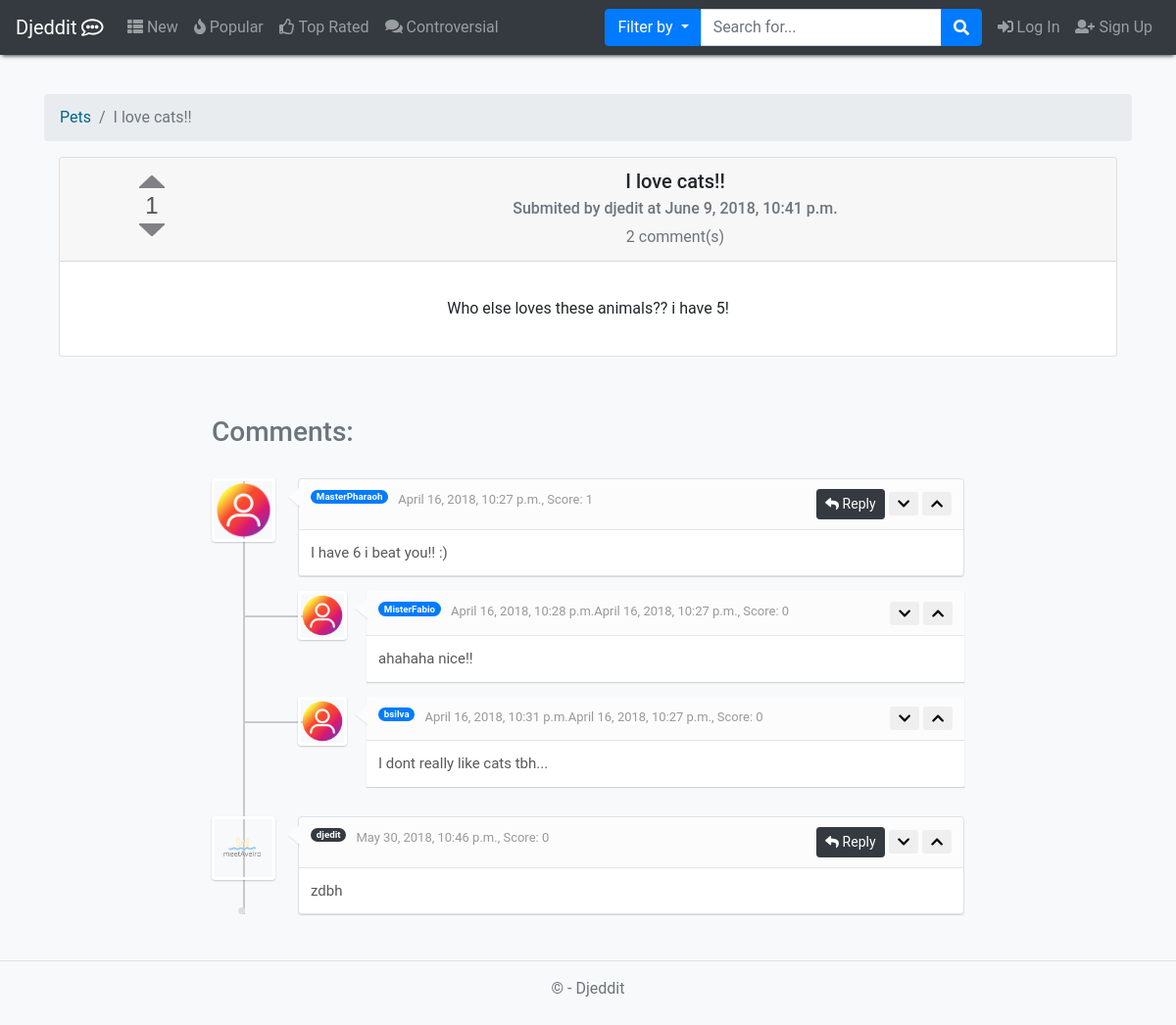
/topic/Pets/post/3/, run on the app's committed database.
### app/models.py (models this page shows, shortened)
class Post(models.Model):
    topic = models.ForeignKey(Topic, on_delete=models.CASCADE)
    title = models.CharField(max_length=120, blank=False)  # campo obrigatório
    content = models.CharField(max_length=100000, blank=False)
    clicks = models.IntegerField(blank=False, default=0)
    userUpVotesPost = models.ManyToManyField(Profile, related_name='post_user_up', blank=True)
    userDownVotesPost = models.ManyToManyField(Profile, related_name='post_user_down', blank=True)
    userSaved = models.ManyToManyField(Profile, blank=True, related_name='user_post_saved')
    userHidden = models.ManyToManyField(Profile, blank=True, related_name='user_post_hidden')
    date = models.DateTimeField(auto_now=True)
    userOP = models.ForeignKey(User, on_delete=models.CASCADE)
    nComments = models.IntegerField(default=0, validators=[MinValueValidator(0)])

class Comment(models.Model):
    user = models.ForeignKey(User, on_delete=models.CASCADE)
    post = models.ForeignKey(Post, on_delete=models.CASCADE)
    date = models.DateTimeField(auto_now=True)
    userUpVotesComments = models.ManyToManyField(Profile, related_name='comment_user_up',
                                                 blank=True)
    userDownVotesComments = models.ManyToManyField(Profile, related_name='comment_user_down',
                                                   blank=True)
    text = models.CharField(max_length=10000, blank=False)
    reply = models.ForeignKey("self", null=True, blank=True, related_name='replies',
                              on_delete=models.CASCADE)
    nReplies = models.IntegerField(default=0)

class Profile(models.Model):
    GENDER_CHOICES = (
        ('M', 'Male'),
        ('F', 'Female'),
        ('N', 'None')
    )
    user = models.OneToOneField(User, on_delete=models.CASCADE)
    user_details = models.CharField(max_length=200, blank=True)
    birth_date = models.DateField(null=True, blank=True)
    registration_date = models.DateField(null=False, default=datetime.now)
    user_picture = models.ImageField(upload_to='user_data/pictures/',
                                     default='user_data/pictures/pic.png',
                                     blank=True)
    gender = models.CharField(max_length=1, choices=GENDER_CHOICES, default='N')
    subscriptions = models.ManyToManyField(Topic, blank=True)
    PRIVACY_CHOICES = (
        ('N', 'No One'),
        ('F', 'Friends'),
        ('E', 'Everybody')
    )
    profile_info_permission = models.CharField(max_length=1, choices=PRIVACY_CHOICES, default='F')
    profile_friends_permission = models.CharField(max_length=1, choices=PRIVACY_CHOICES, default='F')
    profile_topics_permission = models.CharField(max_length=1, choices=PRIVACY_CHOICES, default='F')
    profile_posts_permission = models.CharField(max_length=1, choices=PRIVACY_CHOICES, default='F')
    profile_comments_permission = models.CharField(max_length=1, choices=PRIVACY_CHOICES, default='F')

### app/views.py (the view)
# urls.py: path('topic/<str:topicName>/post/<int:postID>/', views.postPage, name="post"),
def postPage(request, topicName, postID):
    post = Post.objects.get(id=postID)
    post.clicks += 1
    post.save()
    if request.method == 'POST':
        form = CommentOnPost(request.POST)
        if form.is_valid():
            try:
                comment_id = int(request.POST.get('comment_id'))
            except:
                comment_id = None  # not a reply
            text = form.cleaned_data["comment"]
            if not comment_id == None:
                c = Comment(user=request.user, post=post, date=datetime.now(),
                            text=text, reply=Comment.objects.get(id=comment_id))
            else:
                c = Comment(user=request.user, post=post, date=datetime.now(),
                            text=text, reply=None)
                post.nComments += 1
                post.save()
            c.save()
            form = CommentOnPost()  # clear fields
            text = ""
            return render(request, 'post.html', {"post": post,
                                                 "comments": Comment.objects.filter(post__id=postID),
                                                 "topicName": topicName, 'form': form})
    else:
        form = CommentOnPost()
    if post is None:
        return custom_redirect('search', q=post)
    else:
        comments = Comment.objects.filter(post__id=postID)
        tparams = {
            "post": post,
            "topicName": topicName,
            "comments": comments,
            'form': form
        }
    return render(request, "post.html", tparams)

### templates/post.html (shortened to what this page needs)
{% extends 'layout.html' %}
{% block styles %}
    <link rel="stylesheet" type="text/css" href="/static/content/comments.css">
    <link rel="stylesheet" type="text/css" href="/static/content/jquery.upvote.css">
{% endblock %}
{% load app_extras %}
{% block content %}
    <nav aria-label="breadcrumb">
        <ol class="breadcrumb">
            <li class="breadcrumb-item"><a href="{% url "topic"  topicName=topicName %}">{{ topicName }}</a></li>
            <li class="breadcrumb-item active" aria-current="page">{{ post.title }}</li>
        </ol>
    </nav>
        <div class="container">
            <div class="card text-center">
                <div class="card-header">
                    <div class="row">
                        <div class="col-2">
                            <div id="topic" class="upvote">
                                <a id="upvote_post" class="upvote{% if request.user.profile in post.userUpVotesPost.all %} upvote-on {% endif %}"
                                   {% if user.is_authenticated %} onclick="upvote_post({{ post.id }})"
                                   {% else %} data-toggle="tooltip" data-placement="top"
                                    data-original-title="You must be logged in to upvote a post. Please login or create an account first." aria-describedby="tooltip" {% endif %}
                                   style="cursor: pointer;"></a>
                                <span id="post_score" class="count">{{ post.userUpVotesPost.count|subtract:post.userDownVotesPost.count }}</span>
                                <a id="downvote_post" class="downvote{% if request.user.profile in post.userDownVotesPost.all %} downvote-on {% endif %}"
                                   {% if user.is_authenticated %}onclick="downvote_post({{ post.id }})"
                                   {% else %} data-toggle="tooltip" data-placement="bottom"
                                   data-original-title="You must be logged in to upvote a post. Please login or create an account first." aria-describedby="tooltip" {% endif %}style="cursor: pointer;"></a>
                            </div>
                        </div>
                        <div class="col-10">
                            <h5 class="card-title">{{ post.title }}</h5>
                            <h6 class="card-subtitle mb-2 text-muted">Submited by {{ post.userOP.username }} at {{ post.date }}</h6>
                            <h7 class="card-subtitle mb-3 text-muted"> {{ post.nComments }} comment(s) </h7>
                        </div>
                    </div>
                </div>
                <div class="card-body">
                    <p class="card-text">{{ post.content|linebreaks }}</p>
                </div>
                {% if user.is_authenticated %}
                            {% load social_share %}
                            {% url "post" topicName=post.topic.name postID=post.id as relative_url %}
                {% endif %}
            </div>
        </div>
    <div class="row">
        <div class="comments-container">
            <h3 class="text-centert text-muted">Comments: </h3>
            <ul id="comments-list" class="comments-list">
                {% for comment in comments %}
                    {% if comment.reply == None %}
                        <li>
                            <div class="comment-main-level">
                                <div class="comment-avatar">
                                    <img src="{{ MEDIA_URL }}{{ comment.user.profile.user_picture }}" alt="">
                                </div>
                                <div class="comment-box border rounded">
                                    <div class="comment-head">
                                        {% if comment.user.username == post.userOP.username %}
                                            <span style="padding-right: 10px">
                                                <a class="badge badge-pill badge-dark" href="{% url 'user' username=comment.user.username %}">{{ comment.user.username }}</a>
                                            </span>
                                        {% else %}
                                            <span style="padding-right: 10px">
                                                <a class="badge badge-pill badge-primary" href="{% url 'user' username=comment.user.username %}">{{ comment.user.username }}
                                                </a>
                                            </span>
                                        {% endif %}
                                        <span> {{ comment.date }}, Score: <p style="display:inline" id="score_{{ comment.id }}">{{ comment.userUpVotesComments.count|subtract:comment.userDownVotesComments.count }}</p></span>
                                        <div class="btn-group-sm float-right" role="group" aria-label="...">
                                            <button class="btn btn-dark btn-sm" {% if user.is_authenticated %} onclick="myFunction({{ comment.id }})"
                                                {% else %}data-toggle="tooltip" data-placement="top" data-original-title="You must be logged in to reply to a comment. Please loggin or create an account."
                                                    aria-describedby="tooltip" {% endif %}>
                                                <i class="fas fa-reply"></i> Reply
                                            </button>
                                            <button id="downvote_comment_{{ comment.id }}" {% if user.is_authenticated %} onclick="downvote_comment({{ comment.id }})"
                                            {% else %} data-toggle="tooltip" data-placement="bottom" data-original-title="You must be logged in to downvote a comment. Please loggin or create an account." aria-describedby="tooltip"{% endif %}
                                                    class="btn {% if request.user.profile in comment.userDownVotesComments.all %} btn-danger {% endif %}">
                                                <i class="fa fa-chevron-down"></i>
                                            </button>
                                            <button id="upvote_comment_{{ comment.id }}" {% if user.is_authenticated %} onclick="upvote_comment({{ comment.id }})"
                                            {% else %}data-toggle="tooltip" data-placement="top" data-original-title="You must be logged in to upvote a comment. Please loggin or create an account." aria-describedby="tooltip"{% endif %}
                                                    class="btn {% if request.user.profile in comment.userUpVotesComments.all %} btn-success {% endif %}">
                                                <i class="fa fa-chevron-up"></i>
                                            </button>
                                        </div>
                                    </div>
                                    <div class="comment-content">
                                        {{ comment.text }}
                                    </div>
                                </div>
                            </div>
                            {% for reply in comment.replies.all %}
                                <ul class="comments-list reply-list">
                                    <li>
                                        <div class="comment-avatar">
                                            <img src="{{ MEDIA_URL }}{{ reply.user.profile.user_picture }}" alt="">
                                        </div>
                                        <div class="comment-box">
                                            <div class="comment-head">
                                                {% if reply.user.username == post.userOP.username %}
                                            <span style="padding-right: 10px">
                                                <a class="badge badge-pill badge-dark" href="{% url 'user' username=reply.user.username %}">{{ reply.user.username }}</a>
                                            </span>
                                            {% else %}
                                            <span style="padding-right: 10px">
                                                <a class="badge badge-pill badge-primary" href="{% url 'user' username=reply.user.username %}">{{ reply.user.username }}
                                                </a>
                                            </span>
                                            {% endif %}
                                                <span>{{ reply.date }}</span>
                                                <span> {{ comment.date }}, Score: <p style="display:inline" id="score_{{ reply.id }}">{{ reply.userUpVotesComments.count|subtract:reply.userDownVotesComments.count }}</p></span>
                                            <div class="btn-group-sm float-right" role="group" aria-label="...">
                                                <button id="downvote_comment_{{ reply.id }}" {% if user.is_authenticated %} onclick="downvote_comment({{ reply.id }})"
                                                {% else %} data-toggle="tooltip" data-placement="bottom" data-original-title="You must be logged in to downvote a reply. Please loggin or create an account."
                                                {% endif %} class="btn {% if request.user.profile in reply.userDownVotesComments.all %} btn-danger {% endif %}">
                                                    <i class="fa fa-chevron-down"></i>
                                                </button>
                                                <button id="upvote_comment_{{ reply.id }}" {% if user.is_authenticated %} onclick="upvote_comment({{ reply.id }})"
                                                {% else %}data-toggle="tooltip" data-placement="top" data-original-title="You must be logged in to upvote a reply. Please loggin or create an account."
                                                {% endif %} class="btn {% if request.user.profile in reply.userUpVotesComments.all %} btn-success {% endif %}">
                                                    <i class="fa fa-chevron-up"></i>
                                                </button>
                                            </div>
                                            </div>
                                            <div class="comment-content">
                                                {{ reply.text }}
                                            </div>
                                        </div>
                                    </li>
                                </ul>
                            {% endfor %}
                        </li>
                    {% endif %}
                {% endfor %}
            </ul>
        </div>
    </div>
{% endblock %}

### data on the page
Post: topic "Pets", title "I love cats!!", userUpVotesPost.count|subtract "1", userOP.username "djedit", date "June 9, 2018, 10:41 p.m.", nComments "2", content "Who else loves these animals?? i have 5!"
Comment: user.profile.user_picture (picture), user.username "MasterPharaoh", date "April 16, 2018, 10:27 p.m.", userUpVotesComments.count|subtract "1", text "I have 6 i beat you!! :)"
Comment: user.profile.user_picture (picture), user.username "MisterFabio", date "April 16, 2018, 10:28 p.m.", userUpVotesComments.count|subtract "0", text "ahahaha nice!!"
Comment: user.profile.user_picture (picture), user.username "bsilva", date "April 16, 2018, 10:31 p.m.", userUpVotesComments.count|subtract "0", text "I dont really like cats tbh..."
Comment: user.profile.user_picture (picture), user.username "djedit", date "May 30, 2018, 10:46 p.m.", userUpVotesComments.count|subtract "0", text "zdbh"
